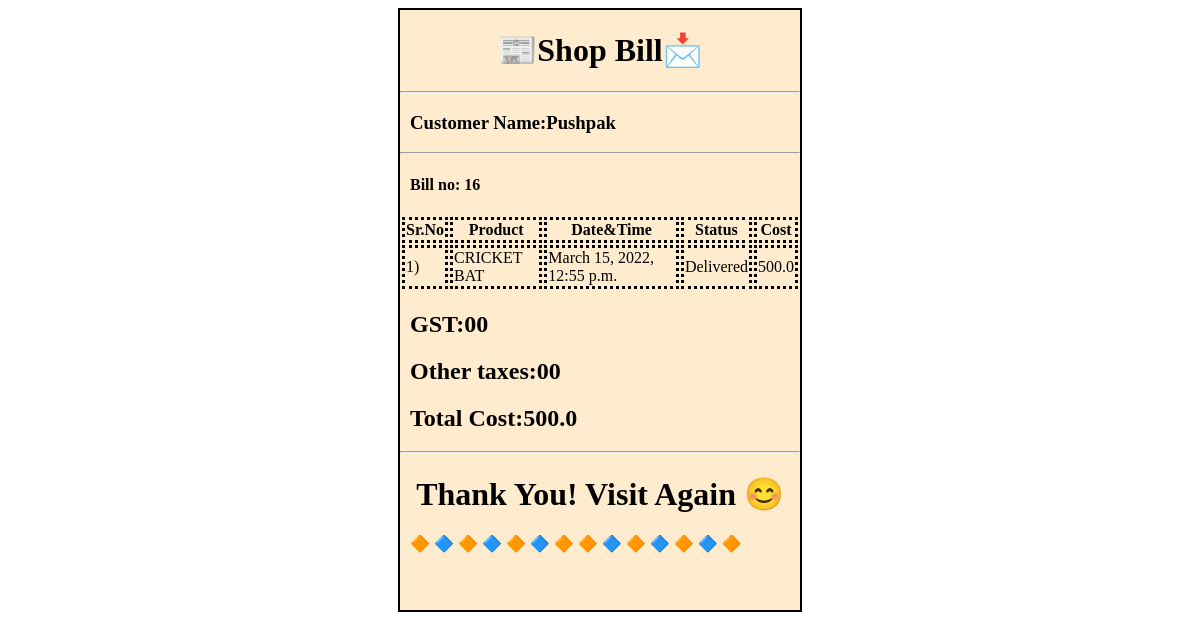
/bill/16, run on the app's committed database.
### accounts/models.py (models this page shows, shortened)
class Order(models.Model):
   STATUS=(
          ('Pending','Pending'),
          ('Out for Delivery','Out for Delivery'),
          ('Delivered','Delivered'),
          )
   customer=models.ForeignKey(Customer ,null=True, on_delete=models.SET_NULL)
   product=models.ForeignKey(Product ,null=True, on_delete=models.SET_NULL)
   date_created=models.DateTimeField(auto_now_add=True, null=True)
   status=models.CharField(max_length=200 , null=True, choices=STATUS)

class Customer(models.Model):
    name=models.CharField(max_length=200 , null=True)
    phone=models.CharField(max_length=200 , null=True)
    email=models.CharField(max_length=200 , null=True)
    date_created=models.DateTimeField(auto_now_add=True, null=True)
    def __str__(self):
        return self.name

class Product(models.Model):
    CATEGORY=(
              ('Indoor','Indoor'),
              ('Out Door','Out Door'),
              ('Electronic','Electronic'),
              )
    name=models.CharField(max_length=200 , null=True)
    price=models.FloatField(null=True)
    category=models.CharField(max_length=200 , null=True, choices=CATEGORY)
    description=models.CharField(max_length=200 , null=True , blank=True)
    date_created=models.DateTimeField(auto_now_add=True, null=True)
    def __str__(self):
      return self.name

### accounts/views.py (the view)
# urls.py: path('bill/<str:pk>',views.bill,name='bill'),
def bill(request,pk):
    orders=Order.objects.get(id=pk)
    context={'orders':orders}
    return render(request,'accounts/bill.html',context)

### accounts/templates/accounts/bill.html (shortened to what this page needs)
<!DOCTYPE html>
<html lang="en">
<head>
</head>
<body>
    <div class="outer-outer-div">
    <div class="outer-div">
    <div class="inner-div">
    <h1>📰Shop Bill📩</h1>
    <hr>
    <h3>Customer Name:{{orders.customer}}</h3>
    <hr>
    <table class="table-bill">
        <h4>Bill no: {{orders.id}}</h4>
        <tr>
            <th>Sr.No</th>
            <th>Product</th>
            <th>Date&Time</th>
            <th>Status</th>
            <th>Cost</th>
        </tr>
        <tr>
            <td>1)</td>
		    <td>{{orders.product}}</td>
			<td>{{orders.date_created}}</td>
			<td>{{orders.status}}</td>
            <td>{{orders.product.price}}</td>
        </tr>
    </table>
    <h2> GST:00</h2>
    <h2> Other taxes:00</h2>
    <h2> Total Cost:{{orders.product.price}}</h2>
    <hr>
    <h1>Thank You! Visit Again 😊</h1>
    <h4>🔶 🔷 🔶 🔷 🔶 🔷 🔶 🔶 🔷 🔶 🔷 🔶 🔷 🔶 </h4>
  </div>
</div>
</div>
</body>
</html>

### accounts/templates/accounts/bill.html (style rules this page uses)
.outer-div { border: 2px solid black; height: 600px; width: 400px; background-color: blanchedalmond; }
.outer-outer-div { display: flex; justify-content: center; }
h1 { text-align: center; }
th, td { border-style: dotted; }
h2 { margin-left: 10px; }
h3 { margin-left: 10px; }
h4 { margin-left:10px }

### data on the page
Order: customer "Pushpak", id "16", product "CRICKET BAT", date_created "March 15, 2022, 12:55 p.m.", status "Delivered", product.price "500.0"
